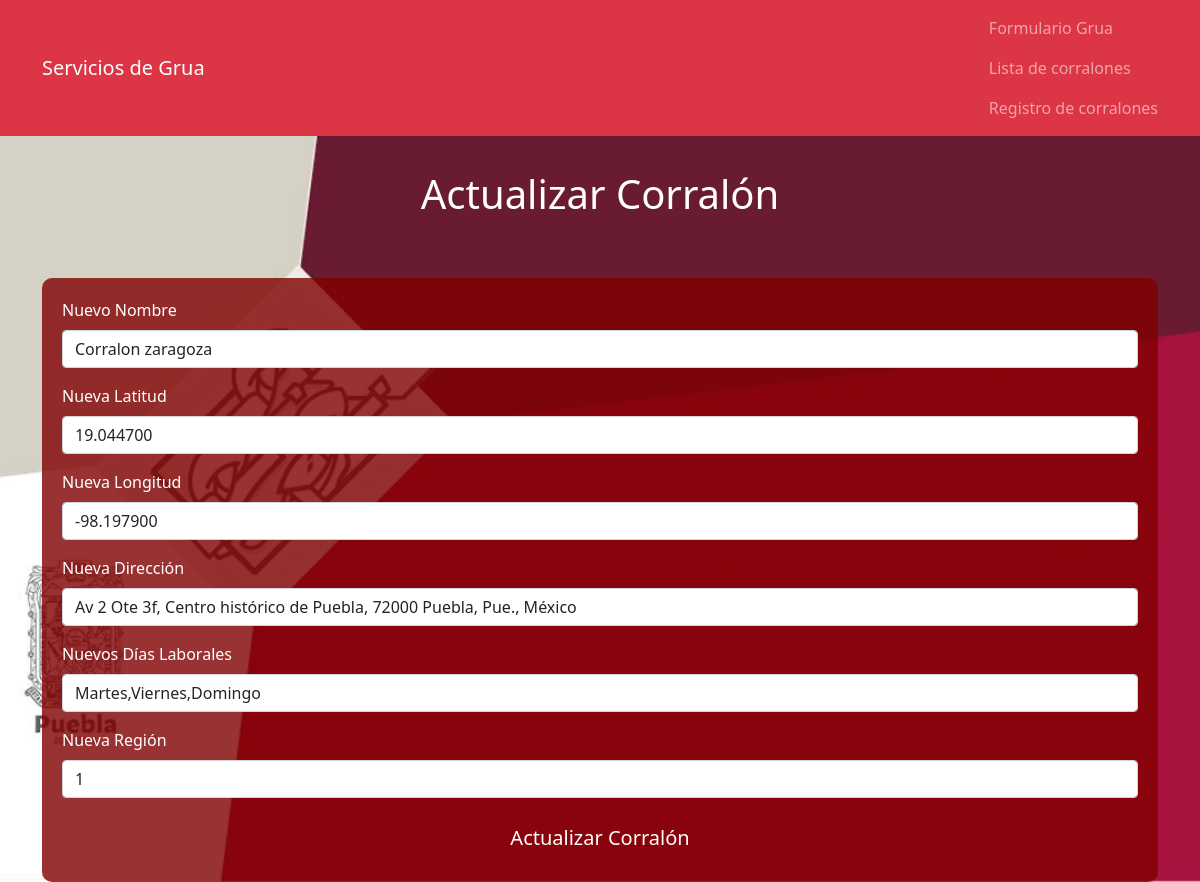
Page /update_corralon.php?id=6 (signed in) on the committed database.
### tables this page shows
CREATE TABLE `corralones` (
  `IdCorralon` int(11) NOT NULL,
  `nombre` varchar(50) NOT NULL,
  `lat` decimal(10,6) NOT NULL,
  `longi` decimal(10,6) NOT NULL,
  `direccion` varchar(250) NOT NULL,
  `diaslaboral` varchar(150) NOT NULL,
  `region` int(5) NOT NULL
);

### update_corralon.php (the view, shortened to what this page needs)
<?php
$host = "localhost";
        $usu = "root";
        $contrasena = "";
        $base_de_datos = "gruask";
$conexion = new mysqli($host, $usu, $contrasena, $base_de_datos);
$corralon_id = $_GET['id'];
$sql = "SELECT * FROM corralones WHERE IdCorralon = $corralon_id";
$result = $conexion->query($sql);
if ($result->num_rows > 0) {
    $corralon = $result->fetch_assoc();
} else {
    echo "Corralón no encontrado.";
    exit();
}
?>
<!DOCTYPE html>
<html lang="en">
<head>
    <link href="https://cdn.jsdelivr.net/npm/bootstrap@5.0.2/dist/css/bootstrap.min.css" rel="stylesheet"
>
</head>
<body>
<nav class="navbar navbar-dark bg-danger">
        <div class="container">
            <a class="navbar-brand" >Servicios de Grua</a>
            <ul class="navbar-nav">
            <li class="nav-item">
              <a href="form_call.php"  class="nav-link">Formulario Grua</a>
          </li>
          <li class="nav-item">
                <a href="list_c.php"  class="nav-link">Lista de corralones</a>
          </li>
          <li class="nav-item">
                <a href="registro_corr.php"  class="nav-link">Registro de corralones</a>
          </li>
            </ul>
        </div>
      </nav>
    <div class="container mt-4 text-white">
        <h1>Actualizar Corralón</h1>
        <form method="post" action="update_corralon.php?id=<?php echo $corralon_id; ?>">
            <div class="mb-3">
                <label for="nuevoNombre" class="form-label">Nuevo Nombre</label>
                <input type="text" class="form-control" id="nuevoNombre" name="nuevoNombre"
                    value="<?php echo $corralon['nombre']; ?>" required>
            </div>
            <div class="mb-3">
                <label for="nuevaLatitud" class="form-label">Nueva Latitud</label>
                <input type="number" step="any" class="form-control" id="nuevaLatitud" name="nuevaLatitud"
                    value="<?php echo $corralon['lat']; ?>" required>
            </div>
            <div class="mb-3">
                <label for="nuevaLongitud" class="form-label">Nueva Longitud</label>
                <input type="number" step="any" class="form-control" id="nuevaLongitud" name="nuevaLongitud"
                    value="<?php echo $corralon['longi']; ?>" required>
            </div>
            <div class="mb-3">
                <label for="nuevaDireccion" class="form-label">Nueva Dirección</label>
                <input type="text" class="form-control" id="nuevaDireccion" name="nuevaDireccion"
                    value="<?php echo $corralon['direccion']; ?>" required>
            </div>
            <div class="mb-3">
                <label for="nuevosDiasLaborales" class="form-label">Nuevos Días Laborales</label>
                <input type="text" class="form-control" id="nuevosDiasLaborales" name="nuevosDiasLaborales"
                    value="<?php echo $corralon['diaslaboral']; ?>" required>
            </div>
            <div class="mb-3">
                <label for="nuevaRegion" class="form-label">Nueva Región</label>
                <input type="number" class="form-control" id="nuevaRegion" name="nuevaRegion"
                    value="<?php echo $corralon['region']; ?>" required min="1" max="5">
            </div>
            <button type="submit" class="btn btn-vino btn-lg text-white">Actualizar Corralón</button>
        </form>
    </div>
</body>
</html>

### update_corralon.php (style rules this page uses)
body { background: url('img/GBP.jpeg') no-repeat center center fixed; background-size: cover; background-repeat: no-repeat; }
form { background-color: rgba(128, 0, 0, 0.8); border-radius: 10px; padding: 20px; margin-top: 50px; }
button { width: 100%; height: 5%; }
h1 { text-align: center; color: #fff; padding: 10px; margin: 0; }

### rows in the picture
corralones: nuevoNombre "Corralon zaragoza", nuevaLatitud "19.044700", nuevaLongitud "-98.197900", nuevaDireccion "Av 2 Ote 3f, Centro histórico de Puebla, 72000 Puebla, Pue., México", nuevosDiasLaborales "Martes,Viernes,Domingo", nuevaRegion "1"
